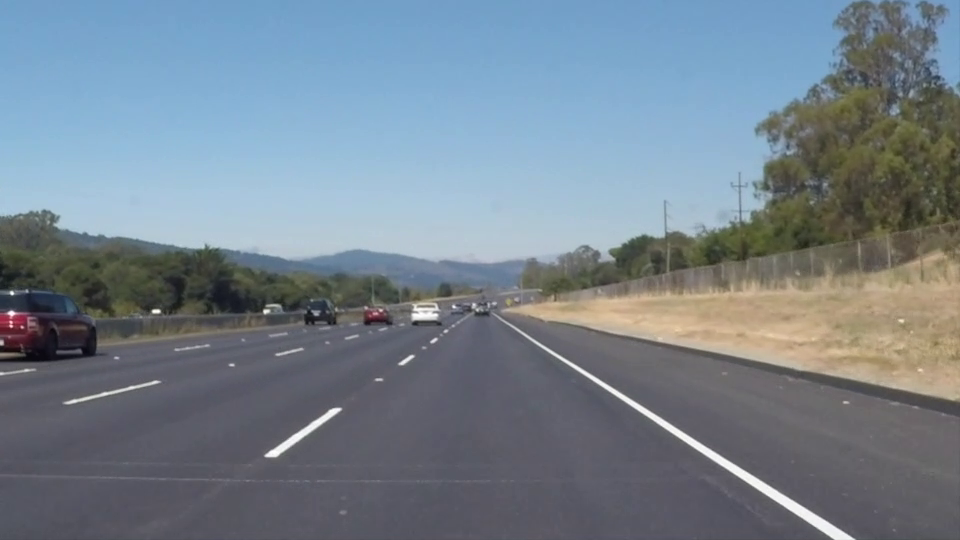
#> input picture frame 22 of ch06/solidWhiteRight.mp4, 960 x 540 px, given in place of video2.mp4, which was not available
$ python camera_in.py
#> lines starting #> are read from the running program, lines starting #| are printed output that depends on the picture
import sys
import cv2


# 카메라 열기
# USB 카메라는 USB 를 꽂으면
filePath = "C:/Users/BIT-R42/opencvEx/ch02/video2.mp4"
cap = cv2.VideoCapture(filePath)

if not cap.isOpened():
    print("Camera open failed!")
    sys.exit()

# 카메라 프레임 크기 출력
print('Frame width:', int(cap.get(cv2.CAP_PROP_FRAME_WIDTH)))
print('Frame height:', int(cap.get(cv2.CAP_PROP_FRAME_HEIGHT)))

# 카메라 프레임 처리
while True:
    ret, frame = cap.read()
#> frame is the input picture: shape (540, 960, 3); mean B, G, R 141.9, 130.7, 117.7

    try:
        resize_frame = cv2.resize(frame, dsize=(0, 0), fx=0.5, fy=0.5, interpolation=cv2.INTER_LINEAR)
        print(resize_frame.shape)
#| (270, 480, 3)

    except cv2.error:
        break

    if not ret:
        break

    inversed = ~resize_frame  # 반전
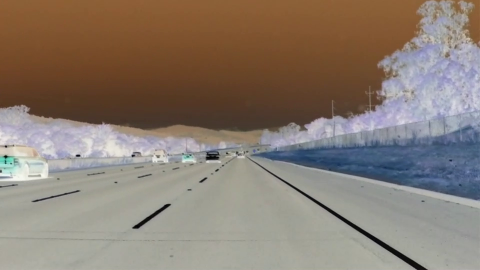
#> inversed: shape (270, 480, 3); mean B, G, R 112.9, 124.2, 137.2

    win_xpos = 100
    win_ypos = 100
    cv2.imshow('frame', resize_frame)
    cv2.imshow('inversed', inversed)
    cv2.moveWindow('frame', win_xpos, win_ypos)
    cv2.moveWindow('inversed', win_xpos + (resize_frame.shape[1]), win_ypos)

    if cv2.waitKey(10) == 27:
#> (key Esc is pressed here)
        break

cap.release()
cv2.destroyAllWindows()

$ run again, starting later in the video
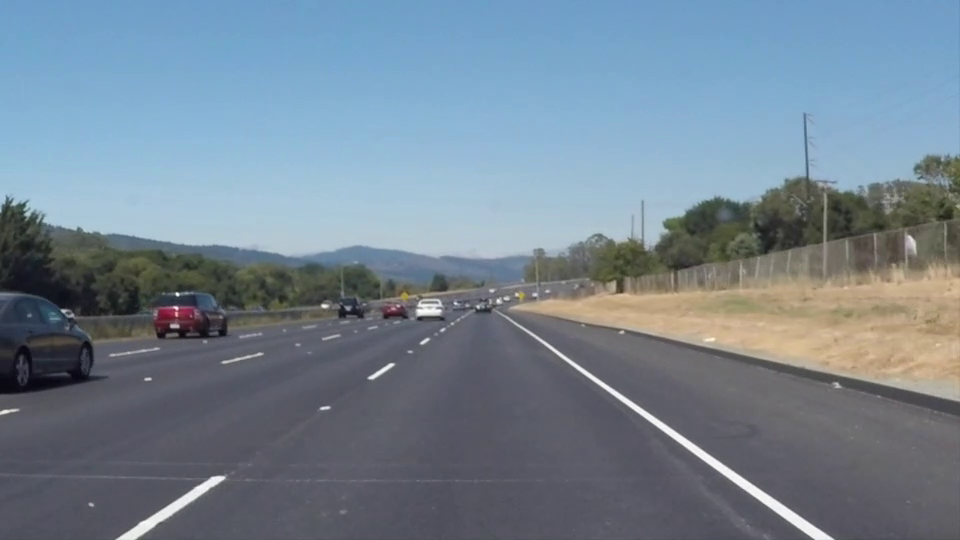
#> input picture frame 99 of ch06/solidWhiteRight.mp4, 960 x 540 px, given in place of video2.mp4, which was not available
#> frame is the input picture: shape (540, 960, 3); mean B, G, R 146, 132.3, 116.7
#| (270, 480, 3)
#> `inversed = ~resize_frame`:
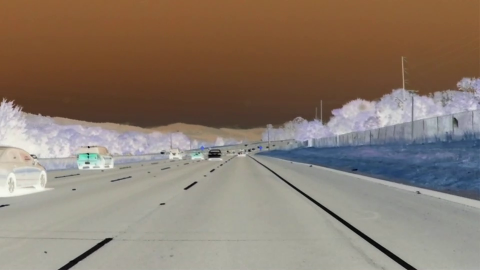
#> inversed: shape (270, 480, 3); mean B, G, R 108.9, 122.6, 138.2

$ run again, starting later in the video
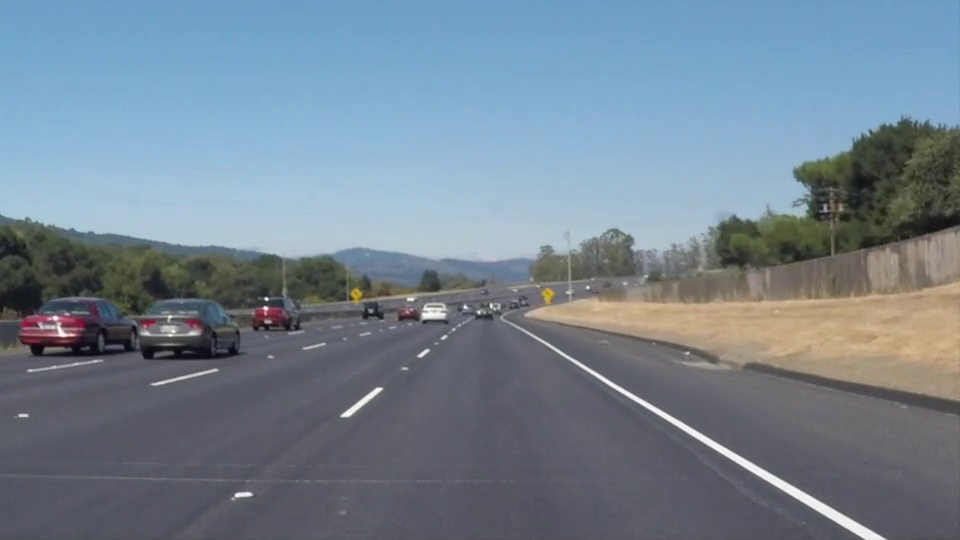
#> input picture frame 176 of ch06/solidWhiteRight.mp4, 960 x 540 px, given in place of video2.mp4, which was not available
#> frame is the input picture: shape (540, 960, 3); mean B, G, R 145.2, 131.6, 116.5
#| (270, 480, 3)
#> `inversed = ~resize_frame`:
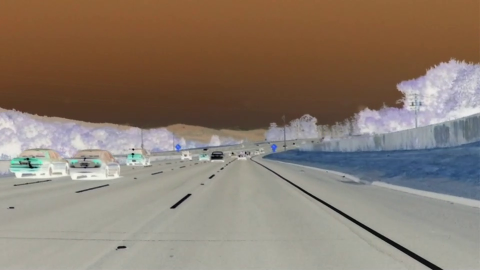
#> inversed: shape (270, 480, 3); mean B, G, R 109.6, 123.3, 138.4
